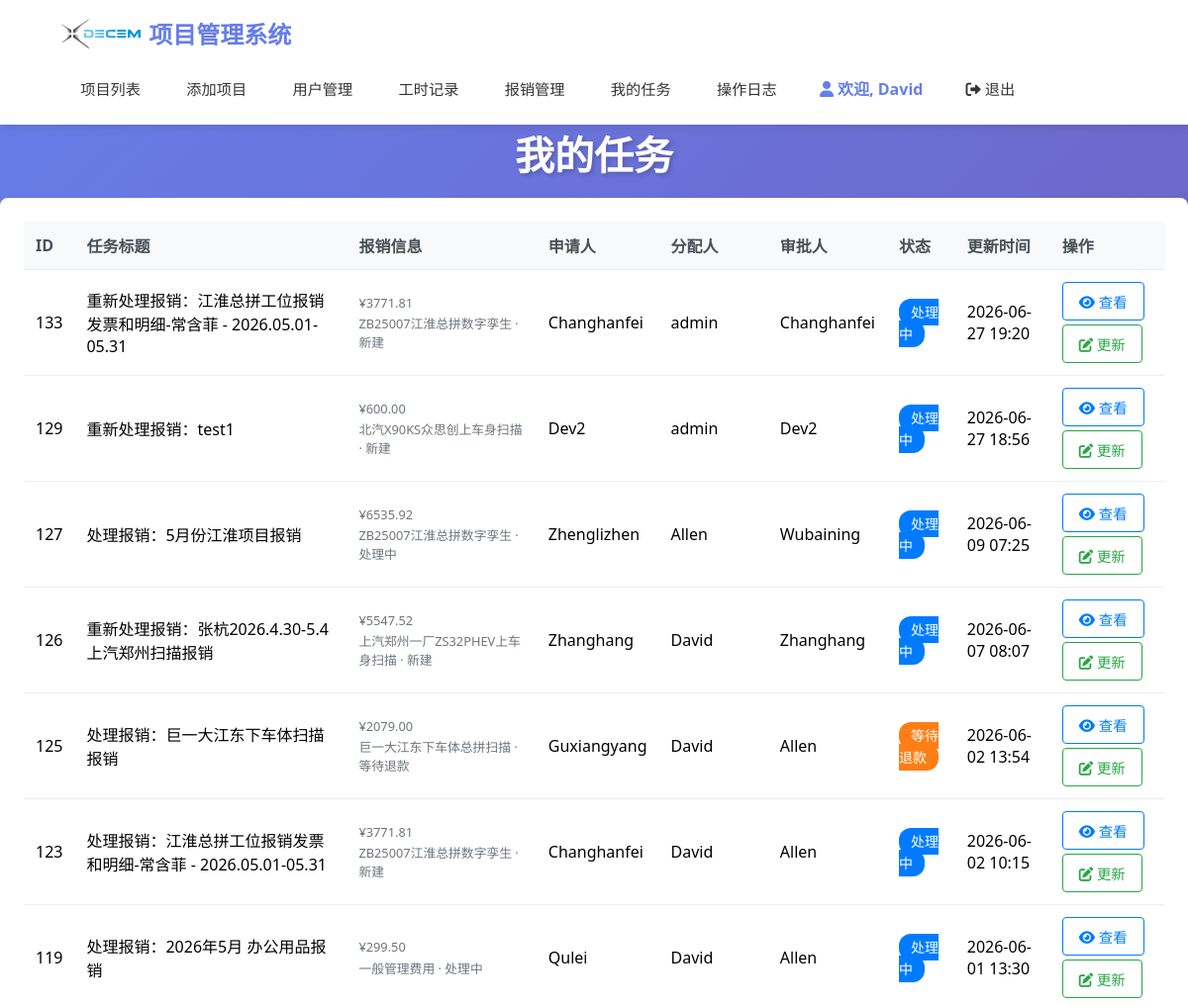
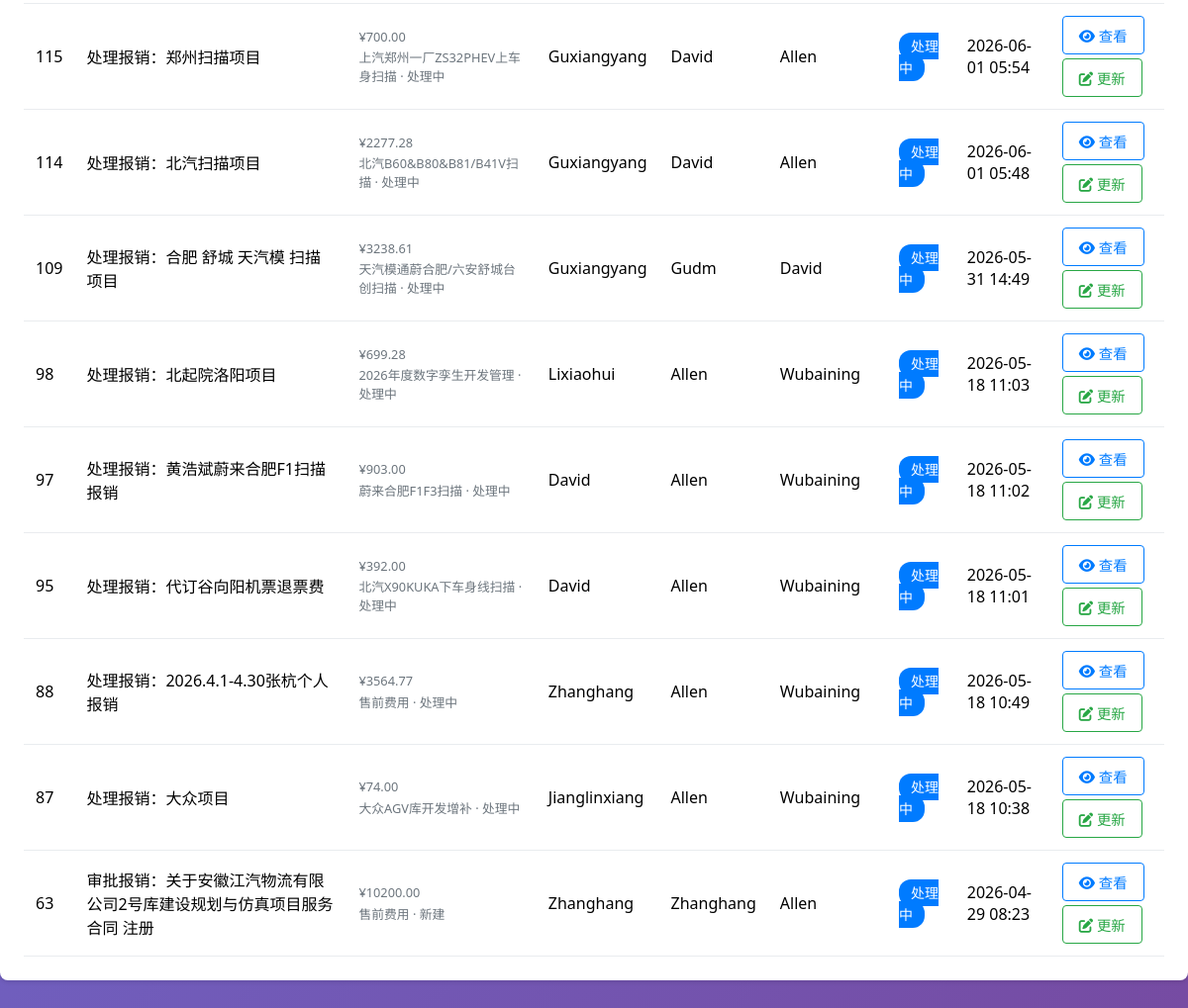
The page /tasks (signed in) on the database its author committed (2 pictures, top to bottom).
### models.py (models this page shows, shortened)
class User(UserMixin, db.Model):
    __tablename__ = "users"
    id = db.Column(db.Integer, primary_key=True, autoincrement=True)
    username = db.Column(db.String(80), unique=True, nullable=False)
    password_hash = db.Column(db.String(120), nullable=False)
    role = db.Column(db.String(20), nullable=False)  # 'admin', 'finance', 'developer', 'project_manager'
    created_at = db.Column(db.DateTime, default=datetime.now)
    default_hourly_rate = db.Column(db.Numeric(10, 2), nullable=True)  # 默认工时费用
    ROLE_ADMIN = 'admin'
    ROLE_FINANCE = 'finance'
    ROLE_DEVELOPER = 'developer'
    ROLE_PROJECT_MANAGER = 'project_manager'
    def is_admin(self):
        return self.role == self.ROLE_ADMIN
    def has_full_access(self):
        return self.role in [self.ROLE_ADMIN, self.ROLE_FINANCE]

class Task(db.Model):
    __tablename__ = "tasks"
    id = db.Column(db.Integer, primary_key=True, autoincrement=True)
    title = db.Column(db.String(200), nullable=False)  # 任务标题
    description = db.Column(db.Text, nullable=True)  # 任务描述
    task_type = db.Column(db.String(50), nullable=False)  # 任务类型：expense_process（报销处理）等
    assigned_to = db.Column(db.Integer, db.ForeignKey('users.id'), nullable=False)  # 审批人
    assigned_by = db.Column(db.Integer, db.ForeignKey('users.id'), nullable=False)  # 谁分配的
    expense_id = db.Column(db.Integer, db.ForeignKey('expenses.id'), nullable=True)  # 关联的报销ID
    status = db.Column(db.String(20), nullable=False, default='处理中')  # 处理中、已完成
    priority = db.Column(db.String(20), nullable=False, default='普通')  # 紧急、高、普通、低
    created_at = db.Column(db.DateTime, default=datetime.now)
    due_date = db.Column(db.DateTime, nullable=True)  # 截止日期
    completed_at = db.Column(db.DateTime, nullable=True)  # 完成时间
    STATUS_CHOICES = [
        ('处理中', '处理中'),
        ('等待退款', '等待退款'),
        ('退款完成', '退款完成'),
        ('已完成', '已完成')
    ]
    PRIORITY_CHOICES = [
        ('紧急', '紧急'),
        ('高', '高'),
        ('普通', '普通'),
        ('低', '低')
    ]
    assigned_user = db.relationship('User', foreign_keys=[assigned_to], backref=db.backref('assigned_tasks', lazy=True))
    assigner = db.relationship('User', foreign_keys=[assigned_by], backref=db.backref('created_tasks', lazy=True))
    expense = db.relationship('Expense', backref=db.backref('tasks', lazy=True, cascade='all, delete-orphan'))
    def get_status_color(self):
        status_colors = {
            '处理中': '#007bff',     # 蓝色
            '等待退款': '#fd7e14',   # 橙色
            '退款完成': '#28a745',   # 绿色
            '已完成': '#28a745'      # 绿色
        }
        return status_colors.get(self.status, '#6c757d')

class Expense(db.Model):
    __tablename__ = "expenses"
    id = db.Column(db.Integer, primary_key=True, autoincrement=True)
    user_id = db.Column(db.Integer, db.ForeignKey('users.id'), nullable=False)
    project_id = db.Column(db.Integer, db.ForeignKey('projects.id'), nullable=True)  # 可关联项目，也可以是售前费用
    title = db.Column(db.String(200), nullable=False)  # 报销标题
    expense_type = db.Column(db.String(50), nullable=False)  # 费用类型：项目费用、售前费用
    total_amount = db.Column(db.Numeric(10, 2), nullable=False)  # 总金额
    status = db.Column(db.String(20), nullable=False, default='新建')  # 状态：新建、处理中、通过
    submit_date = db.Column(db.DateTime, default=datetime.now)  # 提交日期
    approve_date = db.Column(db.DateTime, nullable=True)  # 审批日期
    approver_id = db.Column(db.Integer, db.ForeignKey('users.id'), nullable=True)  # 审批人
    approve_comment = db.Column(db.Text, nullable=True)  # 审批意见
    description = db.Column(db.Text, nullable=True)  # 报销说明
    created_at = db.Column(db.DateTime, default=datetime.now)
    EXPENSE_TYPE_CHOICES = [
        ('项目费用', '项目费用'),
        ('售前费用', '售前费用'),
        ('其他费用', '其他费用')
    ]
    STATUS_CHOICES = [
        ('新建', '新建'),
        ('处理中', '处理中'),
        ('等待退款', '等待退款'),
        ('退款完成', '退款完成'),
        ('已完成', '已完成')
    ]
    user = db.relationship('User', foreign_keys=[user_id], backref=db.backref('expenses', lazy=True))
    project = db.relationship('Project', backref=db.backref('expenses', lazy=True))
    approver = db.relationship('User', foreign_keys=[approver_id], backref=db.backref('approved_expenses', lazy=True))

class Project(db.Model):
    __tablename__ = "projects"
    id = db.Column(db.Integer, primary_key=True, autoincrement=True)
    project_number = db.Column(db.String(20), unique=True, nullable=True)  # 项目编号
    name = db.Column(db.String(200), nullable=False)
    manager = db.Column(db.String(100), nullable=False)
    start_date = db.Column(db.Date, nullable=True)
    planned_end_date = db.Column(db.Date, nullable=True)
    contract_signing_date = db.Column(db.Date, nullable=True)  # 合同签订日期
    estimated_hours = db.Column(db.Float, nullable=True)  # 预计开发工时
    contract_amount = db.Column(db.Numeric(14, 2), nullable=True)
    status = db.Column(db.String(20), nullable=False, default='启动中')  # 项目状态
    payment_method = db.Column(db.String(50), nullable=True)  # 付款方式
    acceptance_date = db.Column(db.Date, nullable=True)  # 验收日期
    settlement_date = db.Column(db.Date, nullable=True)  # 结算日期
    invoice_stage = db.Column(db.String(20), nullable=True, default='未开')  # 当前发票开具阶段
    invoice_date = db.Column(db.Date, nullable=True)  # 开票日期
    invoice_amount = db.Column(db.Numeric(14, 2), nullable=True)  # 发票金额(含税)
    invoice_file = db.Column(db.String(500), nullable=True)  # 发票文件路径
    invoice_notes = db.Column(db.Text, nullable=True)  # 开票备注
    contract_amount_with_tax = db.Column(db.Numeric(14, 2), nullable=True)  # 合同金额含税
    contract_amount_without_tax = db.Column(db.Numeric(14, 2), nullable=True)  # 合同金额
    payment_received = db.Column(db.Numeric(14, 2), nullable=True)  # 回款金额(含税)
    remaining_amount = db.Column(db.Numeric(14, 2), nullable=True)  # 剩余金额
    project_type = db.Column(db.String(50), nullable=True)  # 项目类型
    customer_name = db.Column(db.String(200), nullable=True)  # 客户名称
    final_customer = db.Column(db.String(200), nullable=True)  # 最终客户
    po_number = db.Column(db.String(100), nullable=True)  # PO号
    contract_file = db.Column(db.String(500), nullable=True)  # 合同文件路径
    created_at = db.Column(db.DateTime, default=datetime.now)
    outsourcing_cost = db.Column(db.Numeric(10, 2), default=0)  # 外包费用(含税)
    outsourcing_cost_without_tax = db.Column(db.Numeric(10, 2), default=0)  # 外包费用(不含税)
    supplier_name = db.Column(db.String(200), nullable=True)  # 供应商名称
    supplier_invoice_issued = db.Column(db.Boolean, default=False)  # 供应商发票是否开具
    supplier_pending_amount = db.Column(db.Numeric(10, 2), default=0)  # 供应商待付金额(不含税)
    outsourcing_cost_notes = db.Column(db.Text)  # 外包费用备注
    indirect_cost = db.Column(db.Numeric(10, 2), default=0)  # 间接成本
    indirect_cost_notes = db.Column(db.Text)  # 间接成本备注
    stage_payment_notes = db.Column(db.Text)  # 阶段付款备注
    payment_amount_notes = db.Column(db.Text)  # 回款金额备注
    invoice_amount_issued = db.Column(db.Numeric(14, 2), default=0)  # 已开发票金额
    current_invoice_amount = db.Column(db.Numeric(14, 2), default=0)  # 当前发票金额
    accounts_receivable = db.Column(db.Numeric(14, 2), default=0)  # 应收账款
    area = db.Column(db.Numeric(10, 2), nullable=True)  # 面积
    unit_price = db.Column(db.Numeric(10, 2), nullable=True)  # 单价
    values = db.relationship('ProjectCustomFieldValue', backref='project', lazy='dynamic', cascade='all, delete-orphan')
    invoice_files = db.relationship('InvoiceFile', backref='project', lazy=True, cascade='all, delete-orphan')
    STATUS_CHOICES = [
        ('启动中', '启动中'),
        ('进行中', '进行中'),
        ('暂停', '暂停'),
        ('验收中', '验收中'),
        ('验收待回款', '验收待回款'),
        ('结算', '结算')
    ]
    PAYMENT_METHOD_CHOICES = [
        ('验收后全款', '验收后全款'),
        ('分阶段付款（3/5/2）', '分阶段付款（3/5/2）'),
        ('分阶段付款（3/6/1）', '分阶段付款（3/6/1）'),
        ('分阶段付款（3/4/3）', '分阶段付款（3/4/3）'),
        ('分阶段付款（5/5）', '分阶段付款（5/5）'),
        ('分阶段付款（3/7）', '分阶段付款（3/7）'),
        ('分阶段付款（4/6）', '分阶段付款（4/6）'),
        ('按小时付款', '按小时付款')
    ]
    PROJECT_TYPE_CHOICES = [
        ('物流仿真', '物流仿真'),
        ('机器人仿真', '机器人仿真'),
        ('工艺规划', '工艺规划'),
        ('物流规划', '物流规划'),
        ('动画', '动画'),
        ('激光扫描', '激光扫描'),
        ('数字孪生', '数字孪生'),
        ('虚拟调试', '虚拟调试')
    ]
    INVOICE_STAGE_CHOICES = [
        ('未开', '未开'),
        ('预付款', '预付款'),
        ('第二阶段', '第二阶段'),
        ('第三阶段', '第三阶段'),
        ('第四阶段', '第四阶段'),
        ('尾款', '尾款')
    ]

### app.py (the view, shortened to what this page needs)
@app.route("/tasks")
@login_required
def task_list():
    def is_valid_expense_task(task):
        if task.task_type != 'expense_process':
            return True
        if not task.expense_id:
            return False
        expense = db.session.get(Expense, task.expense_id)
        return expense is not None
    if current_user.is_admin():
        tasks = Task.query.filter(
            Task.task_type == 'expense_process',
            Task.status.in_(['处理中', '等待退款']),
            Task.expense_id.isnot(None)
        ).order_by(Task.created_at.desc()).all()
        tasks = [t for t in tasks if is_valid_expense_task(t)]
    else:
        tasks = Task.query.filter(
            Task.assigned_to == current_user.id,
            Task.status.in_(['处理中', '等待退款'])
        ).order_by(Task.created_at.desc()).all()
        tasks = [t for t in tasks if is_valid_expense_task(t)]
    return render_template("task_list.html", tasks=tasks)

### templates/task_list.html (shortened to what this page needs)
{% extends "base.html" %}
{% block content %}
<h1 class="page-title" style="margin-bottom: 1rem;">我的任务</h1>
{% if tasks %}
    <div class="card">
        <div class="table-responsive">
            <table class="table">
                <thead>
                    <tr>
                        <th>ID</th>
                        <th>任务标题</th>
                        <th>报销信息</th>
                        <th>申请人</th>
                        <th>分配人</th>
                        <th>审批人</th>
                        <th>状态</th>
                        <th>更新时间</th>
                        <th>操作</th>
                    </tr>
                </thead>
                <tbody>
                    {% for task in tasks %}
                    <tr>
                        <td>{{ task.id }}</td>
                        <td>{{ task.title }}</td>
                        <td>
                            {% if task.expense %}
                                <div class="expense-info">
                                    <div class="expense-meta">¥{{ "%.2f"|format(task.expense.total_amount) }}</div>
                                    <div class="expense-meta">
                                        {% if task.expense.project %}
                                            {{ task.expense.project.name }}
                                        {% else %}
                                            售前/其他
                                        {% endif %}
                                        · {{ task.expense.status }}
                                    </div>
                                </div>
                            {% else %}
                                <span class="text-muted">无</span>
                            {% endif %}
                        </td>
                        <td>
                            {% if task.expense and task.expense.user %}
                                {{ task.expense.user.username }}
                            {% else %}
                                {{ task.assigner.username }}
                            {% endif %}
                        </td>
                        <td>{{ task.assigner.username }}</td>
                        <td>{{ task.assigned_user.username }}</td>
                        <td>
                            <span class="status-badge" style="background-color: {{ task.get_status_color() }};">
                                {{ task.status }}
                            </span>
                        </td>
                        <td>{{ task.completed_at.strftime('%Y-%m-%d %H:%M') if task.completed_at else task.created_at.strftime('%Y-%m-%d %H:%M') }}</td>
                        <td>
                            <div class="btn-group">
                                <a href="{{ url_for('task_detail', task_id=task.id) }}"
                                   class="btn btn-sm btn-outline-primary">
                                    <i class="fas fa-eye"></i> 查看
                                </a>
                                {% if (task.assigned_to == current_user.id or current_user.is_admin()) and task.status != '已完成' and task.status != '拒绝' %}
                                    <a href="{{ url_for('task_update', task_id=task.id) }}"
                                       class="btn btn-sm btn-outline-success">
                                        <i class="fas fa-edit"></i> 更新
                                    </a>
                                {% endif %}
                            </div>
                        </td>
                    </tr>
                    {% endfor %}
                </tbody>
            </table>
        </div>
    </div>
{% endif %}
{% endblock %}

### templates/base.html (shortened to what this page needs)
<!DOCTYPE html>
<html lang="zh-CN">
<head>
    <link rel="stylesheet" href="{{ url_for('static', filename='style.css') }}">
    <link rel="stylesheet" href="https://cdnjs.cloudflare.com/ajax/libs/font-awesome/6.0.0/css/all.min.css">
</head>
<body>
        <header class="header">
            <div class="header-content">
                <a href="{{ url_for('index') }}" class="logo">
                    <img src="{{ url_for('static', filename='DEME.png') }}" alt="十致项目管理系统" style="height: 30px;"> 项目管理系统
                </a>
                <nav class="nav">
                    {% if current_user.is_authenticated %}
                        {% if current_user.has_full_access() %}
                            <a href="{{ url_for('index') }}">项目列表</a>
                            <a href="{{ url_for('create_project') }}">添加项目</a>
                            <a href="{{ url_for('user_list') }}">用户管理</a>
                            <a href="{{ url_for('worklog_list') }}">工时记录</a>
                            <a href="{{ url_for('expense_list') }}">报销管理</a>
                            <a href="{{ url_for('task_list') }}">我的任务</a>
                            <a href="{{ url_for('operation_logs') }}" class="nav-link">操作日志</a>
                        {% elif current_user.is_project_manager() %}
                            <a href="{{ url_for('index') }}">我的项目</a>
                            <a href="{{ url_for('worklog_list') }}">工时记录</a>
                            <a href="{{ url_for('expense_list') }}">报销记录</a>
                            <a href="{{ url_for('task_list') }}">我的任务</a>
                        {% endif %}
                        <span><i class="fas fa-user"></i> 欢迎, {{ current_user.username }}</span>
                        <a href="{{ url_for('logout') }}"><i class="fas fa-sign-out-alt"></i> 退出</a>
                    {% endif %}
                </nav>
            </div>
        </header>
    <div class="cibtauber">
        <main class="main-content">
            {% block content %}{% endblock %}
        </main>
    </div>
</body>
</html>

### rows shown on the page
User: username "David"
Task: id "133", title "重新处理报销：江淮总拼工位报销发票和明细-常含菲 - 2026.05.01-05.31", expense.project.name "ZB25007江淮总拼数字孪生", expense.status "新建", expense.user.username "Changhanfei", assigner.username "admin", assigned_user.username "Changhanfei", status "处理中", completed_at "2026-06-27 19:20"
Expense: expense.total_amount "3771.81"
Task: id "129", title "重新处理报销：test1", expense.project.name "北汽X90KS众思创上车身扫描", expense.status "新建", expense.user.username "Dev2", assigner.username "admin", assigned_user.username "Dev2", status "处理中", completed_at "2026-06-27 18:56"
Expense: expense.total_amount "600.00"
Task: id "127", title "处理报销：5月份江淮项目报销", expense.project.name "ZB25007江淮总拼数字孪生", expense.status "处理中", expense.user.username "Zhenglizhen", assigner.username "Allen", assigned_user.username "Wubaining", status "处理中", completed_at "2026-06-09 07:25"
Expense: expense.total_amount "6535.92"
Task: id "126", title "重新处理报销：张杭2026.4.30-5.4上汽郑州扫描报销", expense.project.name "上汽郑州一厂ZS32PHEV上车身扫描", expense.status "新建", expense.user.username "Zhanghang", assigner.username "David", assigned_user.username "Zhanghang", status "处理中", completed_at "2026-06-07 08:07"
Expense: expense.total_amount "5547.52"
Task: id "125", title "处理报销：巨一大江东下车体扫描报销", expense.project.name "巨一大江东下车体总拼扫描", expense.status "等待退款", expense.user.username "Guxiangyang", assigner.username "David", assigned_user.username "Allen", status "等待退款", completed_at "2026-06-02 13:54"
Expense: expense.total_amount "2079.00"
Task: id "123", title "处理报销：江淮总拼工位报销发票和明细-常含菲 - 2026.05.01-05.31", expense.project.name "ZB25007江淮总拼数字孪生", expense.status "新建", expense.user.username "Changhanfei", assigner.username "David", assigned_user.username "Allen", status "处理中", completed_at "2026-06-02 10:15"
Task: id "119", title "处理报销：2026年5月 办公用品报销", expense.project.name "一般管理费用", expense.status "处理中", expense.user.username "Qulei", assigner.username "David", assigned_user.username "Allen", status "处理中", completed_at "2026-06-01 13:30"
Expense: expense.total_amount "299.50"
Task: id "115", title "处理报销：郑州扫描项目", expense.project.name "上汽郑州一厂ZS32PHEV上车身扫描", expense.status "处理中", expense.user.username "Guxiangyang", assigner.username "David", assigned_user.username "Allen", status "处理中", completed_at "2026-06-01 05:54"
Expense: expense.total_amount "700.00"
Task: id "114", title "处理报销：北汽扫描项目", expense.project.name "北汽B60&B80&B81/B41V扫描", expense.status "处理中", expense.user.username "Guxiangyang", assigner.username "David", assigned_user.username "Allen", status "处理中", completed_at "2026-06-01 05:48"
Expense: expense.total_amount "2277.28"
Task: id "109", title "处理报销：合肥 舒城 天汽模 扫描项目", expense.project.name "天汽模通蔚合肥/六安舒城台创扫描", expense.status "处理中", expense.user.username "Guxiangyang", assigner.username "Gudm", assigned_user.username "David", status "处理中", completed_at "2026-05-31 14:49"
Expense: expense.total_amount "3238.61"
Task: id "98", title "处理报销：北起院洛阳项目", expense.project.name "2026年度数字孪生开发管理", expense.status "处理中", expense.user.username "Lixiaohui", assigner.username "Allen", assigned_user.username "Wubaining", status "处理中", completed_at "2026-05-18 11:03"
Expense: expense.total_amount "699.28"
Task: id "97", title "处理报销：黄浩斌蔚来合肥F1扫描报销", expense.project.name "蔚来合肥F1F3扫描", expense.status "处理中", expense.user.username "David", assigner.username "Allen", assigned_user.username "Wubaining", status "处理中", completed_at "2026-05-18 11:02"
Expense: expense.total_amount "903.00"
Task: id "95", title "处理报销：代订谷向阳机票退票费", expense.project.name "北汽X90KUKA下车身线扫描", expense.status "处理中", expense.user.username "David", assigner.username "Allen", assigned_user.username "Wubaining", status "处理中", completed_at "2026-05-18 11:01"
Expense: expense.total_amount "392.00"
Task: id "88", title "处理报销：2026.4.1-4.30张杭个人报销", expense.project.name "售前费用", expense.status "处理中", expense.user.username "Zhanghang", assigner.username "Allen", assigned_user.username "Wubaining", status "处理中", completed_at "2026-05-18 10:49"
Expense: expense.total_amount "3564.77"
Task: id "87", title "处理报销：大众项目", expense.project.name "大众AGV库开发增补", expense.status "处理中", expense.user.username "Jianglinxiang", assigner.username "Allen", assigned_user.username "Wubaining", status "处理中", completed_at "2026-05-18 10:38"
Expense: expense.total_amount "74.00"
Task: id "63", title "审批报销：关于安徽江汽物流有限公司2号库建设规划与仿真项目服务合同 注册", expense.project.name "售前费用", expense.status "新建", expense.user.username "Zhanghang", assigner.username "Zhanghang", assigned_user.username "Allen", status "处理中", completed_at "2026-04-29 08:23"
Expense: expense.total_amount "10200.00"
